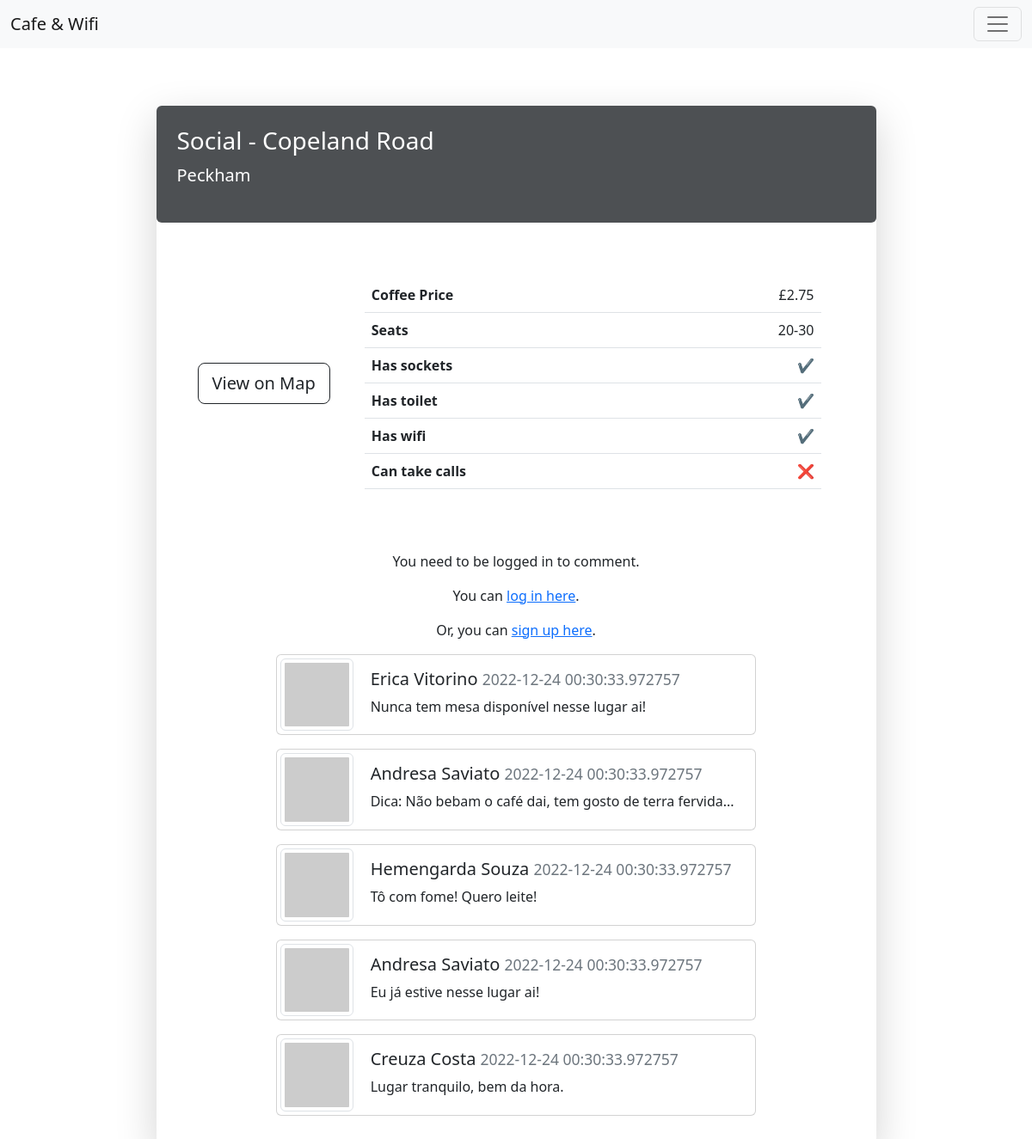
The app's page /cafe-view/2 with its own data.
### server/models.py (models this page shows, shortened)
class Cafe(db.Model):
    id = db.Column(db.Integer, primary_key=True)
    name = db.Column(db.String(200), unique=True, nullable=False)
    map_url = db.Column(db.String(1000), unique=True, nullable=False)
    img_url = db.Column(db.String(1000), unique=True, nullable=False)
    location = db.Column(db.String(200), nullable=False)
    has_sockets = db.Column(db.Boolean, default=False)
    has_toilet = db.Column(db.Boolean, default=False)
    has_wifi = db.Column(db.Boolean, default=False)
    can_take_calls = db.Column(db.Boolean, default=False)
    seats = db.Column(db.String(10))
    coffee_price = db.Column(db.String(10))
    comments = relationship(
        "Comment",
        back_populates="parent_cafe",
        order_by="desc(Comment.timestamp_create)"
    )

class Comment(db.Model):
    id = db.Column(db.Integer, primary_key=True)
    text = db.Column(db.Text, nullable=False)
    timestamp_create = db.Column(db.DateTime(timezone=True), default=datetime.now)
    timestamp_update = db.Column(db.DateTime(timezone=True), onupdate=datetime.now)
    author_id = db.Column(db.Integer, db.ForeignKey("user.id"))
    comment_author = relationship("User", back_populates="comments")
    cafe_id = db.Column(db.Integer, db.ForeignKey("cafe.id"))
    parent_cafe = relationship("Cafe", back_populates="comments")

class User(db.Model, UserMixin):
    id = db.Column(db.Integer, primary_key=True)
    email = db.Column(db.String(150), unique=True)
    username = db.Column(db.String(150), unique=True)
    password = db.Column(db.String(150))
    has_admin_privileges = db.Column(db.Boolean, nullable=False)
    comments = relationship("Comment", back_populates="comment_author")

### server/views.py (the view)
@views.route('/cafe-view/<int:cafe_id>', methods=('GET',))
def view_cafe(cafe_id):
    cafe = Cafe.query.get(cafe_id)
    form = CommentForm()
    return render_template('cafe_view.html', cafe=cafe, form=form)

### server/forms.py (called while the page is built)
def my_strip_filter(value):
    if value is not None and hasattr(value, 'strip'):
        return multiple_spaces_regex.sub(' ', value.strip())
    return value

        def bind_field(self, form, unbound_field, options):
            filters = unbound_field.kwargs.get('filters', [])
            filters.append(my_strip_filter)
            return unbound_field.bind(form=form, filters=filters, **options)

### server/templates/cafe_view.html (shortened to what this page needs)
{% extends 'base.html' %}
{% block content %}
    {% if cafe %}
        <div class="col-12 col-lg-9 mx-auto my-5 pb-3 rounded shadow-lg">
            <div class="cafe-header d-flex justify-content-between rounded">
                {% if current_user.is_authenticated and current_user.has_admin_privileges %}
                    <div class="text-bg-dark w-100 rounded-start">
                        <h1 class="fs-3">{{ cafe.name }}</h1>
                        <p class="fs-5">{{ cafe.location }}</p>
                    </div>
                    <a href="{{ url_for('views.delete_cafe', cafe_id=cafe.id) }}">
                        <button type="button" class="btn btn-danger del-button h-100 p-0" id="del-button">Delete</button>
                    </a>
                    <a href="{{ url_for('views.edit_cafe', cafe_id=cafe.id) }}">
                        <button type="button" class="btn btn-secondary edit-button h-100 p-0">Edit</button>
                    </a>
                {% else %}
                    <div class="text-bg-dark w-100 rounded">
                        <h1 class="fs-3">{{ cafe.name }}</h1>
                        <p class="fs-5">{{ cafe.location }}</p>
                    </div>
                {% endif %}
            </div>
            <main class="d-flex flex-row align-items-center cafe-info p-5">
                <div class="me-4">
                    <a href="{{ cafe.map_url }}" target="_blank">
                        <button type="button" class="btn btn-lg btn-outline-dark text-nowrap">View on Map</button>
                    </a>
                </div>
                <table class="table m-3">
                    <tbody>
                        <tr>
                            <th scope="row">Coffee Price</th>
                            <td>{{ cafe.coffee_price }}</td>
                        </tr>
                        <tr>
                            <th scope="row">Seats</th>
                            <td>{{ cafe.seats }}</td>
                        </tr>
                        {% for text, check in (('Has sockets', cafe.has_sockets),
                                               ('Has toilet', cafe.has_toilet),
                                               ('Has wifi', cafe.has_wifi),
                                               ('Can take calls', cafe.can_take_calls)) %}
                            <tr>
                                <th scope="row">{{ text }}</th>
                                <td>{{ '✔' if check else '❌' }}</td>
                            </tr>
                        {% endfor %}
                    </tbody>
                </table>
            </main>
            <div id="comment-section" class="m-2 col-11 col-lg-8 mx-auto">
                {% if current_user.is_authenticated %}
                    <form action="{{ url_for('comments.add_comment', cafe_id=cafe.id) }}" method="POST">
                        {{ form.csrf_token }}
                        <div class="input-group mb-3">
                            {{ form.text(class_="form-control", placeholder=placeholder) }}
                            {{ form.send(class_='input-group-text') }}
                        </div>
                    </form>
                {% else %}
                    <div class="text-center mb-3">
                        <p>
                            You need to be logged in to comment.
                        </p>
                        <p>
                            You can
                            <a
                                href="#"
                                data-bs-toggle="modal"
                                data-bs-target="#login-modal"
                            >log in here</a>.
                        </p>
                        <p>
                            Or, you can
                            <a href="{{ url_for('views.sign_up') }}">sign up here</a>.
                        </p>
                    </div>
                {% endif %}
                {% if cafe.comments %}
                        <div id="comments">
                    {% for comment in cafe.comments %}
                            <div class="comment card mb-3">
                                <div class="row g-0">
                                    <div class="col-md-2 d-grid justify-content-center align-items-center p-1">
                                        <img
                                            src="{{ comment.comment_author.email | gravatar }}"
                                            class="img-thumbnail rounded "
                                            alt="An avatar of user {{ comment.comment_author.username }}."
                                        >
                                    </div>
                                    <div class="col-md-10">
                                        <div class="card-body">
                                            <h5 class="card-title">
                                                {{ comment.comment_author.username }} <small class="text-muted">{{ comment.timestamp_create }}</small>
                                            </h5>
                                            <p class="card-text">
                                                {{ comment.text }}
                                            </p>
                                        </div>
                                    </div>
                                </div>
                            </div>
                    {% endfor %}
                    </div>
                {% endif %}
            </div>
        </div>
    {% endif %}
{% endblock %}

### server/templates/base.html (shortened to what this page needs)
<!doctype html>
<html lang="en">
<head>
    <link
        href="https://cdn.jsdelivr.net/npm/bootstrap@5.2.3/dist/css/bootstrap.min.css"
        rel="stylesheet"
    >
    <link rel="stylesheet" href="{{ url_for('static', filename='css/styles.css') }}">
</head>
<body>
    {% block navbar %}
        <nav class="navbar bg-light fixed-top">
            <div class="container-fluid">
                <a class="navbar-brand" href="{{ url_for('views.home') }}">
                    Cafe & Wifi
                </a>
                <button class="navbar-toggler" type="button" data-bs-toggle="offcanvas" data-bs-target="#offcanvas-navbar" aria-controls="offcanvas-navbar">
                    <span class="navbar-toggler-icon"></span>
                </button>
            </div>
        </nav>
    {% endblock %}
    <main class="main-content container">
        {% block content %}
        {% endblock %}
    </main>
</body>
</html>

### server/static/css/styles.css (style rules this page uses)
.btn { transition: all .7s; }
.cafe-header .text-bg-dark { opacity: 0.8; padding: 1.5rem; transition: all 2s; }
.main-content { padding-top: 75px; }
.table td { text-align: end; }

### records on screen
Cafe: name "Social - Copeland Road", location "Peckham", coffee_price "£2.75", seats "20-30"
Comment: comment_author.username "Erica Vitorino", timestamp_create "2022-12-24 00:30:33.972757", text "Nunca tem mesa disponível nesse lugar ai!"
Comment: comment_author.username "Andresa Saviato", timestamp_create "2022-12-24 00:30:33.972757", text "Dica: Não bebam o café dai, tem gosto de terra fervida..."
Comment: comment_author.username "Hemengarda Souza", timestamp_create "2022-12-24 00:30:33.972757", text "Tô com fome! Quero leite!"
Comment: comment_author.username "Andresa Saviato", timestamp_create "2022-12-24 00:30:33.972757", text "Eu já estive nesse lugar ai!"
Comment: comment_author.username "Creuza Costa", timestamp_create "2022-12-24 00:30:33.972757", text "Lugar tranquilo, bem da hora."

### other values on screen
{{ text }} "Has sockets" "Has toilet" "Has wifi" "Can take calls"
{{ '✔' if check else '❌' }} "✔" "✔" "✔" "❌"
